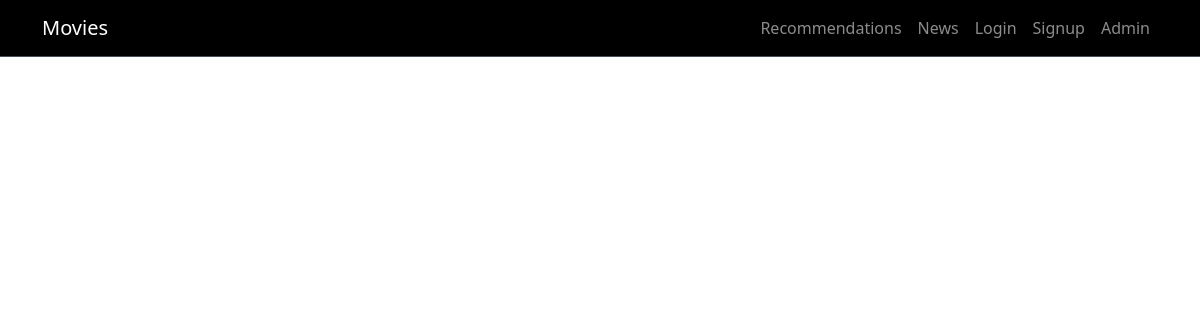
Before: /news/ with the older database file.
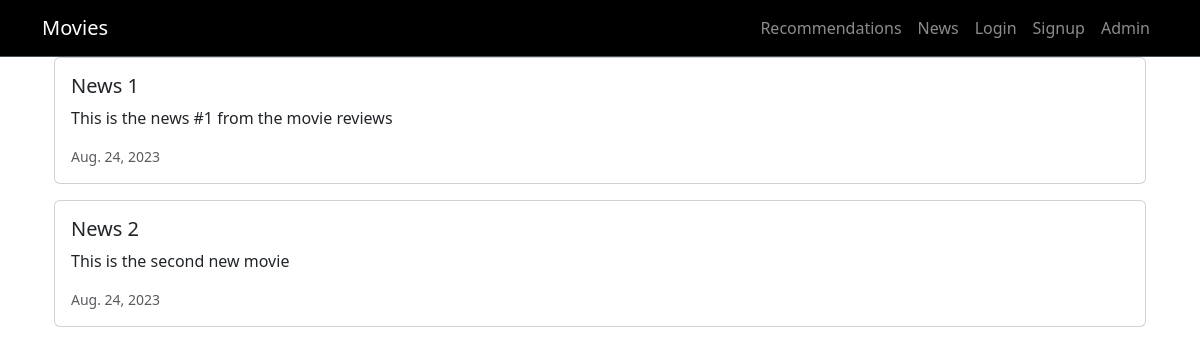
After: the same page with the newer database file.
### news/models.py (models this page shows, shortened)
class News(models.Model):
    headline = models.CharField(max_length=200)
    body = models.TextField()
    date = models.DateField()

### news/views.py (the view)
# urls.py: path('news/', include('news.urls')),
def news(request):
    news = News.objects.all().order_by('-date')
    return render(request, 'news.html', {'news': news})

### news/templates/news.html
<head>
    <link
        rel="stylesheet"
        href="https://cdn.jsdelivr.net/npm/bootstrap@5.3.1/dist/css/bootstrap.min.css"
    />
</head>
{% extends 'base.html' %} {% block content %}
<div class="container">
    {% for new in news %}
    <div class="card mb-3">
        <div class="row g-0">
            <div>
                <div class="card-body">
                    <h5 class="card-title">{{ new.headline }}</h5>
                    <p class="card-text">{{ new.body }}</p>
                    <p class="card-text">
                        <small class="text-muted"> {{ new.date }} </small>
                    </p>
                </div>
            </div>
        </div>
    </div>
    {% endfor %}
</div>
{% endblock content %}

### moviereviews/templates/base.html (shortened to what this page needs)
<!DOCTYPE html>
<html lang="en">
    <head>
        <link
            href="https://cdn.jsdelivr.net/npm/bootstrap@5.3.1/dist/css/bootstrap.min.css"
            rel="stylesheet"
        />
    </head>
    <body>
        <nav
            class="navbar navbar-expand-lg sticky-top bg-black border-bottom border-bottom-dark"
            data-bs-theme="dark"
        >
            <div class="container">
                <a href="{%url 'home'%}" class="navbar-brand">Movies</a>
                <div class="collapse navbar-collapse" id="navbarNavAltMarkup">
                    <div class="navbar-nav ms-auto">
                        <a href="{% url 'recommendations'%}" class="nav-link">Recommendations</a>
                        <a href="{% url 'news'%}" class="nav-link">News</a>
                        <a href="#" class="nav-link">Login</a>
                        <a href="#" class="nav-link">Signup</a>
                        <a href="admin/" class="nav-link">Admin</a>
                    </div>
                </div>
            </div>
        </nav>
        <div class="container">{%block content%} {%endblock content%}</div>
    </body>
</html>

Changed rows visible on the page:
added News: headline "News 1", body "This is the news #1 from the movie reviews", date "Aug. 24, 2023"
added News: headline "News 2", body "This is the second new movie", date "Aug. 24, 2023"
